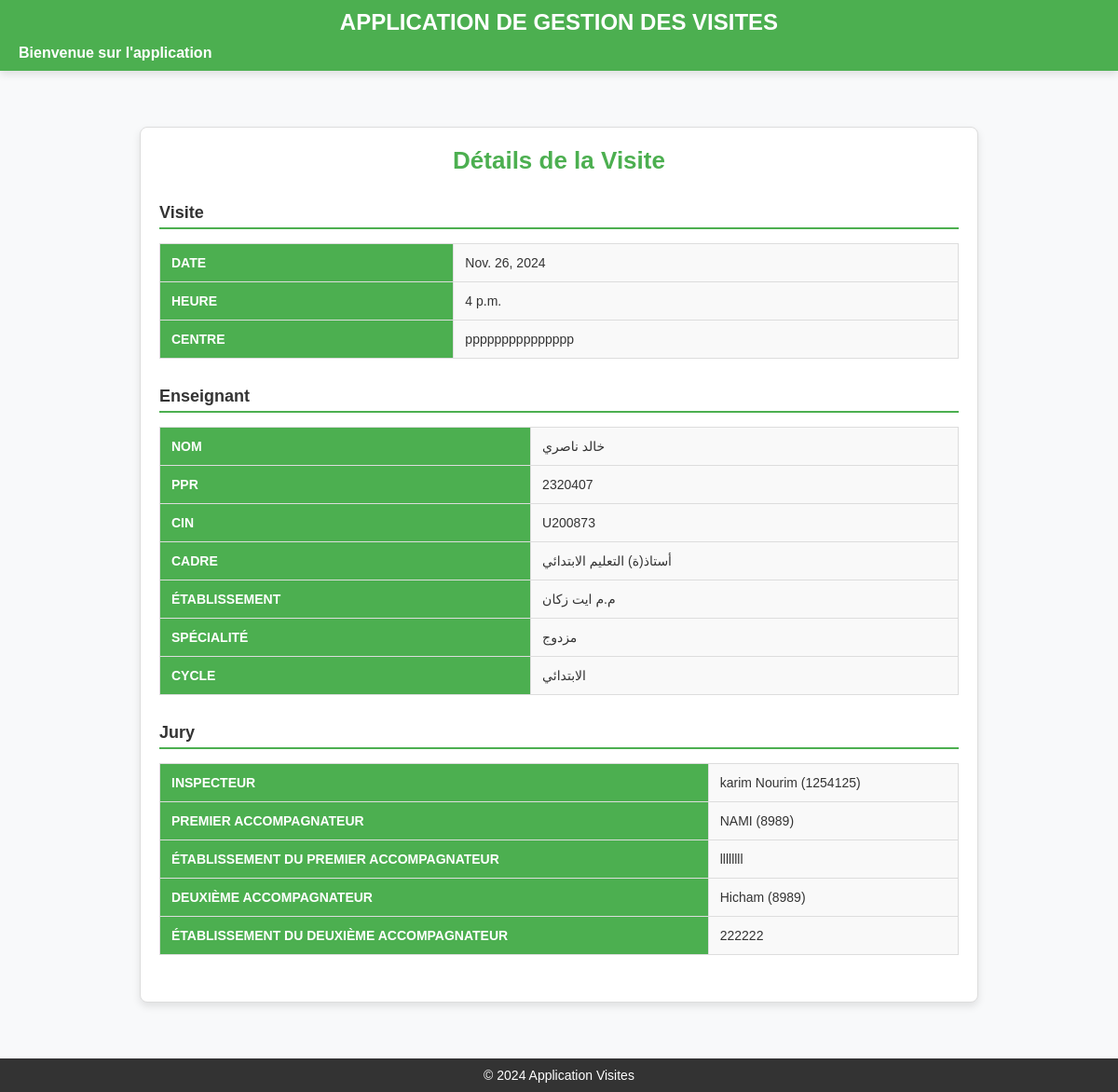
The app's page /details-visite/46/, older data.
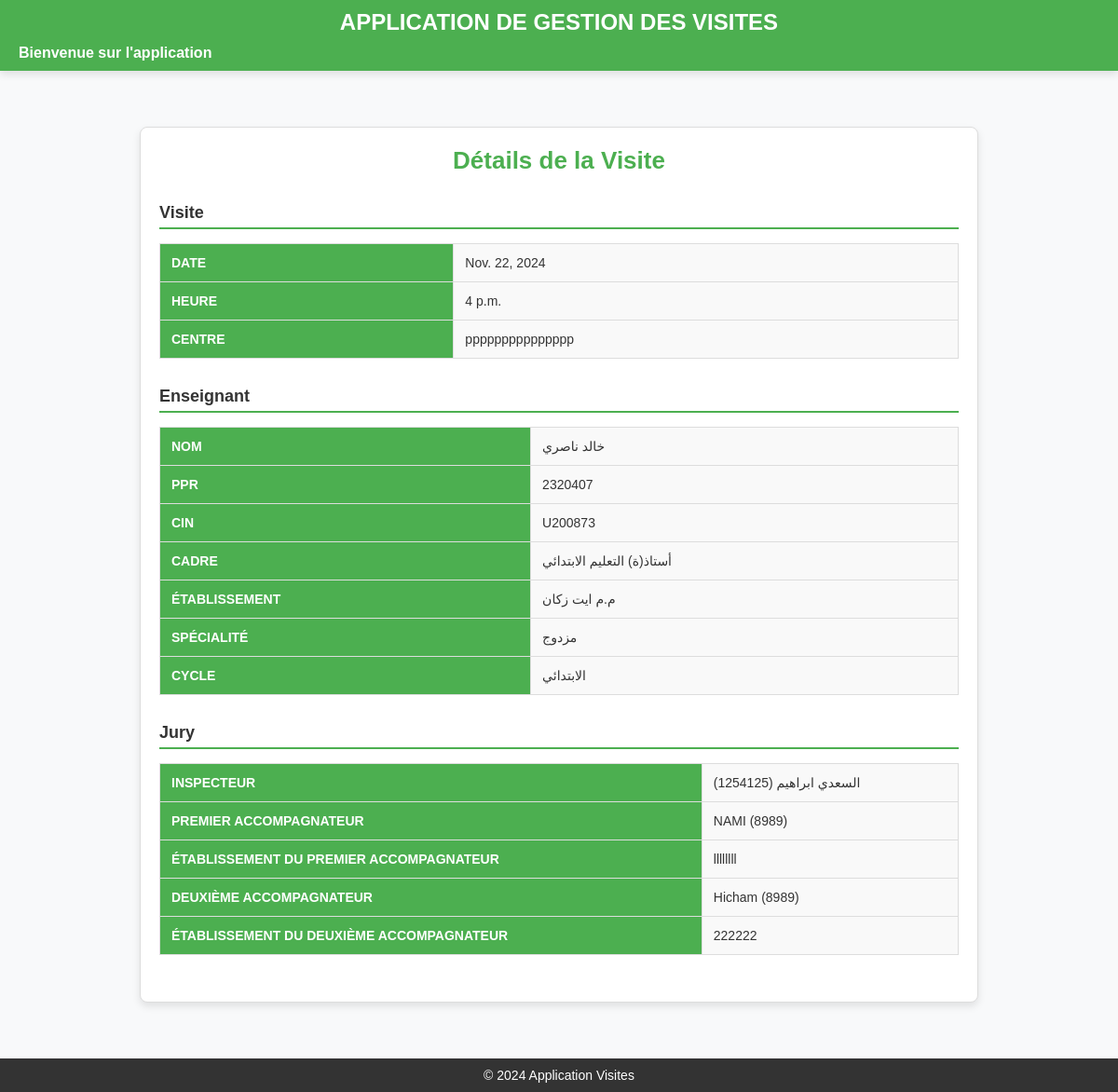
The same page, newer data.
### inspections/models.py (models this page shows, shortened)
class Visite(models.Model):
    enseignant_visite = models.ForeignKey(Personnel, on_delete=models.CASCADE, related_name="visites")
    som_inspecteur = models.CharField(max_length=20)
    nom_inspecteur = models.CharField(max_length=100)
    som_premier_accompagnateur = models.CharField(max_length=20, blank=True, null=True)
    nom_premier_accompagnateur = models.CharField(max_length=100, blank=True, null=True)
    etab_premier_accompagnateur = models.CharField(max_length=100, blank=True, null=True)
    som_deuxieme_accompagnateur = models.CharField(max_length=20, blank=True, null=True)
    nom_deuxieme_accompagnateur = models.CharField(max_length=100, blank=True, null=True)
    etab_deuxieme_accompagnateur = models.CharField(max_length=100, blank=True, null=True)
    date_visite = models.DateField()
    heure_visite = models.TimeField()
    centre_visite = models.CharField(max_length=100)
    STATUS_CHOICES = [
        ('Programmée', 'Programmée'),
        ('Annulée', 'Annulée'),
    ]
    status = models.CharField(
        max_length=20,
        choices=STATUS_CHOICES,
        default='Programmée'
    )
    class Meta:
        permissions = [
            ("print_visite", "Can print visite"),
        ]

class Personnel(models.Model):
    som_enseignant = models.CharField(max_length=20, unique=True)
    cin_enseignant = models.CharField(max_length=20)
    nom_enseignant = models.CharField(max_length=100)
    cadre_enseignant = models.CharField(max_length=100)
    date_affect_enseignant = models.DateField()
    code_etab_enseignant = models.CharField(max_length=20)
    etab_enseignant = models.CharField(max_length=100)
    specialite_enseignant = models.CharField(max_length=100)
    cycle_enseignant = models.CharField(max_length=50)

### inspections/views.py (the view)
# urls.py: path('details-visite/<int:visite_id>/', views.afficher_details_visite, name='afficher_details_visite'),
def afficher_details_visite(request, visite_id):
    visite = get_object_or_404(Visite, id=visite_id)
    return render(request, 'afficher_details_visite.html', {'visite': visite})

### inspections/templates/afficher_details_visite.html (shortened to what this page needs)
{% extends 'base.html' %}
{% block content %}
<div class="details-container">
    <h2>Détails de la Visite</h2>
    <div class="details-section">
        <h3>Visite</h3>
        <table class="details-table">
            <tr>
                <th>Date</th>
                <td>{{ visite.date_visite }}</td>
            </tr>
            <tr>
                <th>Heure</th>
                <td>{{ visite.heure_visite }}</td>
            </tr>
            <tr>
                <th>Centre</th>
                <td>{{ visite.centre_visite }}</td>
            </tr>
        </table>
    </div>
    <div class="details-section">
        <h3>Enseignant</h3>
        <table class="details-table">
            <tr>
                <th>Nom</th>
                <td>{{ visite.enseignant_visite.nom_enseignant }}</td>
            </tr>
            <tr>
                <th>PPR</th>
                <td>{{ visite.enseignant_visite.som_enseignant }}</td>
            </tr>
            <tr>
                <th>CIN</th>
                <td>{{ visite.enseignant_visite.cin_enseignant }}</td>
            </tr>
            <tr>
                <th>Cadre</th>
                <td>{{ visite.enseignant_visite.cadre_enseignant }}</td>
            </tr>
            <tr>
                <th>Établissement</th>
                <td>{{ visite.enseignant_visite.etab_enseignant }}</td>
            </tr>
            <tr>
                <th>Spécialité</th>
                <td>{{ visite.enseignant_visite.specialite_enseignant }}</td>
            </tr>
            <tr>
                <th>Cycle</th>
                <td>{{ visite.enseignant_visite.cycle_enseignant }}</td>
            </tr>
        </table>
    </div>
    <div class="details-section">
        <h3>Jury</h3>
        <table class="details-table">
            <tr>
                <th>Inspecteur</th>
                <td>{{ visite.nom_inspecteur }} ({{ visite.som_inspecteur }})</td>
            </tr>
            <tr>
                <th>Premier Accompagnateur</th>
                <td>{{ visite.nom_premier_accompagnateur }} ({{ visite.som_premier_accompagnateur }})</td>
            </tr>
            <tr>
                <th>Établissement du Premier Accompagnateur</th>
                <td>{{ visite.etab_premier_accompagnateur }}</td>
            </tr>
            <tr>
                <th>Deuxième Accompagnateur</th>
                <td>{{ visite.nom_deuxieme_accompagnateur }} ({{ visite.som_deuxieme_accompagnateur }})</td>
            </tr>
            <tr>
                <th>Établissement du Deuxième Accompagnateur</th>
                <td>{{ visite.etab_deuxieme_accompagnateur }}</td>
            </tr>
        </table>
    </div>
</div>
{% endblock %}

Row changes from the older to the newer data that the page shows:
changed Visite "ppppppppppppppp": date_visite "Nov. 26, 2024" → "Nov. 22, 2024"; nom_inspecteur "karim Nourim" → "السعدي ابراهيم"
